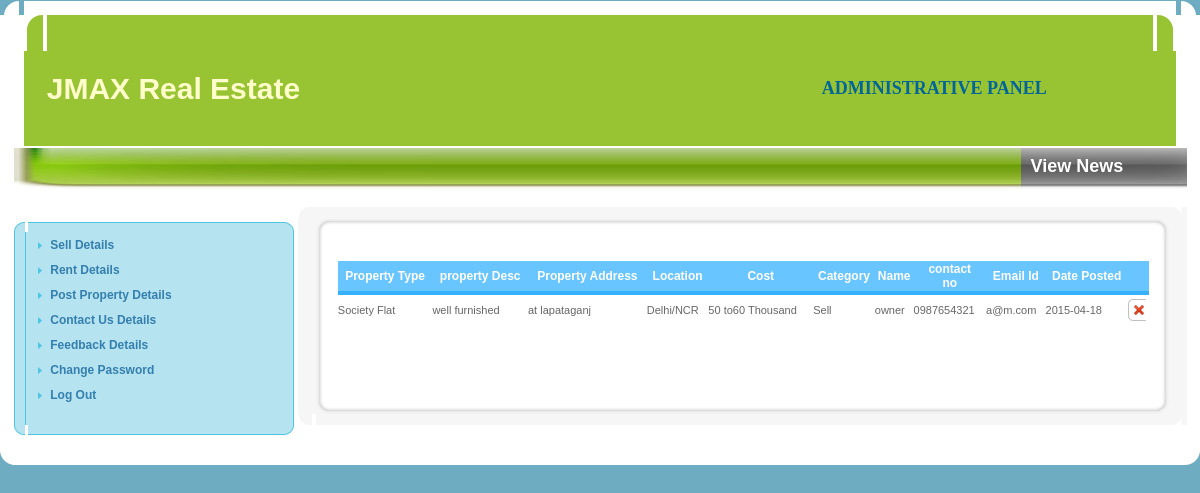
Screenshot of /admin/postproperty.php with the database file from the repository.
### tables this page shows
CREATE TABLE IF NOT EXISTS `postpropery` (
  `postpropert_id` int(20) NOT NULL AUTO_INCREMENT,
  `Category` int(40) DEFAULT NULL,
  `PropertyType` varchar(40) DEFAULT NULL,
  `PropertyAddress` varchar(50) DEFAULT NULL,
  `PropertyDescription` varchar(80) DEFAULT NULL,
  `Name` varchar(40) DEFAULT NULL,
  `moneytype` varchar(40) DEFAULT NULL,
  `City` varchar(40) DEFAULT NULL,
  `PinCode` varchar(10) DEFAULT NULL,
  `price` double DEFAULT NULL,
  `price2` float DEFAULT NULL,
  `PhoneNo` varchar(15) DEFAULT NULL,
  `MobileNo` varchar(15) DEFAULT NULL,
  `emaiId` varchar(40) DEFAULT NULL,
  `propertcategory` varchar(50) DEFAULT NULL,
  `dt_tim` date NOT NULL,
  PRIMARY KEY (`postpropert_id`)
);

### admin/postproperty.php (the view, shortened to what this page needs)
<?php
	$limit = 10;
	$page = $_GET['page'];
	if($page)
		$start = ($page - 1) * $limit;
	else
		$start = 0;
	$sql = "SELECT * FROM postpropery order by postpropert_id desc   LIMIT $start, $limit";
	$result = mysql_query($sql);
	$pagination = "";
 ?>
<!DOCTYPE html PUBLIC "-//W3C//DTD XHTML 1.0 Transitional//EN" "http://www.w3.org/TR/xhtml1/DTD/xhtml1-transitional.dtd">
<html xmlns="http://www.w3.org/1999/xhtml">
<head>
<link href="style.css" rel=stylesheet type=text/css>
</head>
<link href="pgstyle.css" rel="stylesheet" type="text/css" />
<link rel="stylesheet" href="AutoComplete.css" media="screen" type="text/css">
<body bgcolor="#FFFFFF" topmargin="0" leftmargin="0" class="body">
<table width="100%" border="0" cellpadding="0" cellspacing="0">
  <tr>
    <td><table width="100%" border="0" align="center" cellpadding="0" cellspacing="0">
      <?php include "header.php" ?>
      <tr>
        <td bgcolor="#FFFFFF"><table width="100%" border="0" cellpadding="0" cellspacing="0" bgcolor="#FFFFFF">
            <tr>
              <td width="14">&nbsp;</td>
              <td><table border="0" cellpadding="0" cellspacing="0" width="100%">
                  <tr>
                    <td width="50"><img id="layoyt_5" src="images/layoyt_14.gif" width="416" height="41" alt="" /></td>
                    <td width="715" class="menubar">&nbsp;</td>
                    <td width="203" background="images/layoyt_20.gif" class="menubar2">
View
News                    </td>
                  </tr>
              </table></td>
              <td width="13">&nbsp;</td>
            </tr>
            <tr>
              <td>&nbsp;</td>
              <td>&nbsp;</td>
              <td>&nbsp;</td>
            </tr>
          <tr>
              <td>&nbsp;</td>
            <td><table width="100%" border="0" cellpadding="0" cellspacing="0">
                  <tr>
                    <td width="24%" height="243" valign="middle"><?php include"menu.php";?></td>
                    <td width="0%">&nbsp;</td>
                    <td width="76%" align="left" valign="top">
<form name="frmform" method="POST" action="" onSubmit="return onSubmitForm();">
                    <table width="100%" border="0" cellpadding="0" cellspacing="0" bgcolor="#F6F6F6">
                        <tr>
                          <td width="2%"><img src="images/layoyt_32.gif" alt="Corner1" name="layoyt_12" width="14" height="12" id="layoyt_12" /></td>
                          <td width="96%" bgcolor="#F6F6F6"><img src="images/spacer.gif" width="1" height="1" /></td>
                          <td width="2%"><img id="layoyt_84" src="images/layoyt_34.gif" width="13" height="12" alt="Corner2" /></td>
                        </tr>
                        <tr>
                          <td bgcolor="#F6F6F6">&nbsp;</td>
                          <td bgcolor="#F6F6F6"><table width="100%" border="0" cellpadding="0" cellspacing="0" bgcolor="#FFFFFF">
                              <tr>
                                <td width="2%"><img id="layoyt_87" src="images/layoyt_42.gif" width="19" height="16" alt="corner1" /></td>
                                <td width="96%" background="images/layoyt_44.gif"><img src="images/spacer.gif" width="1" height="1" /></td>
                                <td width="2%"><img id="layoyt_88" src="images/layoyt_47.gif" width="17" height="16" alt="Corner2" /></td>
                              </tr>
                              <tr>
                                <td background="images/layoyt_53.gif">&nbsp;</td>
                                <td valign="middle"><table width="100%" border="0">
                                    <tr>
                                      <td width="40%" height="9"><table border="0" cellpadding="0" cellspacing="0" width="100%">
                                        <tr>
                                          <td width="20">&nbsp;</td>
                                          <td width="20">&nbsp;</td>
                                          <td width="24">&nbsp;</td>
                                          <td width="20">&nbsp;</td>
                                          <td width="59">&nbsp;</td>
                                          <td>&nbsp;</td>
                                        </tr>
                                      </table></td>
                                      <td colspan="2">&nbsp;</td>
                                      <td width="49%" align="right">
<a href="addEuro.php"></a></td>
                                    </tr>
                                    <tr>
                                      <td colspan="4" align="left" valign="top"><img src="images/spacer.gif" alt="Spacer" width="1" height="1" />
                                        <table  width="100%" cellspacing="0" cellpadding="0">
                                          <tr>
                                            <td width="9%" class="txtb1"><div align="center">Property Type </div></td>
											 <td width="11%" class="txtb1"><div align="center">property Desc </div></td>
                                            <td width="9%" class="txtb1"><div align="center">Property Address </div></td>
                                            <td width="9%" class="txtb1"> <div align="center">Location </div></td>
                                            <td width="7%" class="txtb1"><div align="center">Cost </div></td>
                                            <td width="9%" class="txtb1"><div align="center">Category</div></td>
                                            <td width="9%" class="txtb1"><div align="center">Name</div></td>
											 <td width="10%" class="txtb1"><div align="center">contact<br />
											   no</div></td>
											 <td width="10%" class="txtb1"><div align="center">Email Id </div></td>
											 <td width="9%" class="txtb1"><div align="center">Date Posted </div></td>
											 <td width="7%" class="txtb1">&nbsp;</td>
                                          </tr>
										 <?php
										 $i=1;
										 while($row = mysql_fetch_array($result))
														{
	 												?>
                                          <tr>
                                            <td class="txt-tb1"><?php echo $row[PropertyType];?> </td>
											 <td class="txt-tb1"><?php echo $row[PropertyDescription];?></td>
											 <td class="txt-tb1"><?php echo $row[PropertyAddress];?></td>
											  <td class="txt-tb1"><?php echo $row[City];?></td>
							<td class="txt-tb1"><?php echo $row[price]." "."to".$row[price2]." ".$row[moneytype];?></td>
							<td class="txt-tb1"><?php echo $row[propertcategory];?></td>
							<td class="txt-tb1"><?php echo $row[Name];?></td>
												<td class="txt-tb1"><?php echo $row[PhoneNo];?></td>
												<td class="txt-tb1"><?php echo $row[emaiId];?></td>
												<td class="txt-tb1"><?php echo $row[dt_tim];?></td>
												<td class="txt-tb1"><a href="postproperty.php?mode=DEL&Id=<?php print $row[postpropert_id]; ?>"><img src="layoyt_butt_white_delete.gif" alt="DElET" border="0" width="18" height="22" /></a></td>
                                          </tr>
										  <?php $i++; }?>
                                        </table></td>
                                    </tr>
                                    <tr>
                                      <td colspan="4">&nbsp;</td>
                                    </tr>
                                    <tr>
                                      <td>&nbsp;</td>
                                      <td colspan="2">&nbsp;</td>
                                      <td align="left"><?php echo $pagination; ?>                                      </td>
                                    </tr>
                                    <tr>
                                      <td colspan="4"></td>
                                    </tr>
                                    <tr>
                                      <td colspan="2">&nbsp;</td>
                                      <td colspan="2">&nbsp;</td>
                                    </tr>
                                  </table>
                                  </td>
                                <td background="images/layoyt_55.gif">&nbsp;</td>
                              </tr>
                              <tr>
                                <td><img id="layoyt_89" src="images/layoyt_68.gif" width="19" height="16" alt="Corner3" /></td>
                                <td background="images/layoyt_69.gif"><img src="images/spacer.gif" width="1" height="1" /></td>
                                <td><img id="layoyt_90" src="images/layoyt_72.gif" width="17" height="16" alt="Corner4" /></td>
                              </tr>
                          </table></td>
                          <td bgcolor="#F6F6F6">&nbsp;</td>
                        </tr>
                        <tr>
                          <td bgcolor="#FFFFFF"><img id="layoyt_85" src="images/layoyt_76.gif" width="14" height="11" alt="Corner3" /></td>
                          <td><img src="images/spacer.gif" width="1" height="1" /></td>
                          <td><img id="layoyt_86" src="images/layoyt_77.gif" width="13" height="11" alt="Corner4" /></td>
                        </tr>
                    </table>
                    </form>
                    </td>
                  </tr>
              </table></td>
            <td>&nbsp;</td>
          </tr>
        </table></td>
      </tr>
      <tr>
        <td bgcolor="#FFFFFF"><table width="100%" border="0" cellpadding="0" cellspacing="0">
          <tr>
            <td width="1%"><img src="images/layoyt_78.gif" width="13" height="15" /></td>
            <td width="98%"><img src="images/spacer.gif" width="1" height="1" /></td>
            <td width="1%"><img src="images/layoyt_81.gif" width="15" height="15" /></td>
          </tr>
        </table></td>
      </tr>
    </table></td>
</tr>
    </table>
</body>
</html>

### admin/style.css (style rules this page uses)
.body { background-color:#6EACC2; }
.menubar { height:41px;background-image: url('images/layoyt_18.gif'); background-color:#FFFFFF; background-repeat:repeat-x; background-position: center top; }
.menubar2 { Width:191px; background-image: url('images/layoyt_20.gif'); background-color:#FFFFFF; background-repeat:repeat-x; background-position: center top; font-family:Arial,verdana,ms sans serif; font-size: 18px; font-weight:bold; color:#FFFFFF; text-align: left; text-indent: 10px; clip: rect(auto,auto,auto,auto); padding-bottom: 4px; }
.txtb1 { font-family: Arial, Helvetica, sans-serif; font-size: 12px; font-style: normal; line-height: normal; font-weight: bold; font-variant: normal; text-transform: none; color: #FFFFFF; text-decoration: none; background-color: #69C5FF; border-top-width: 4px; border-right-width: 4px; border-bottom-width: 4px; border-left-width: 4px; border-bottom-style: solid; border-top-color: #35B1FF; border-right-color: #35B1FF; border-bottom-color: #35B1FF; border-left-color: #35B1FF; height: 30px; width: auto; }
.txt-tb1 { font-family: Arial, Helvetica, sans-serif; font-size: 11px; font-style: normal; font-weight: normal; font-variant: normal; color: #666666; border-bottom-style: none; height: 30px; }
.txt-tb1 A { color:#666666; text-decoration:none; border-top-width: 0px; border-right-width: 0px; border-bottom-width: 0px; border-left-width: 0px; border-top-style: none; border-right-style: none; border-bottom-style: none; border-left-style: none; }

### rows the page displays
postpropery: PropertyType "Society Flat", PropertyDescription "well furnished", PropertyAddress "at lapataganj", City "Delhi/NCR", price "50", price2 "60", moneytype "Thousand", propertcategory "Sell", Name "owner", PhoneNo "0987654321", emaiId "a@m.com", dt_tim "2015-04-18"
